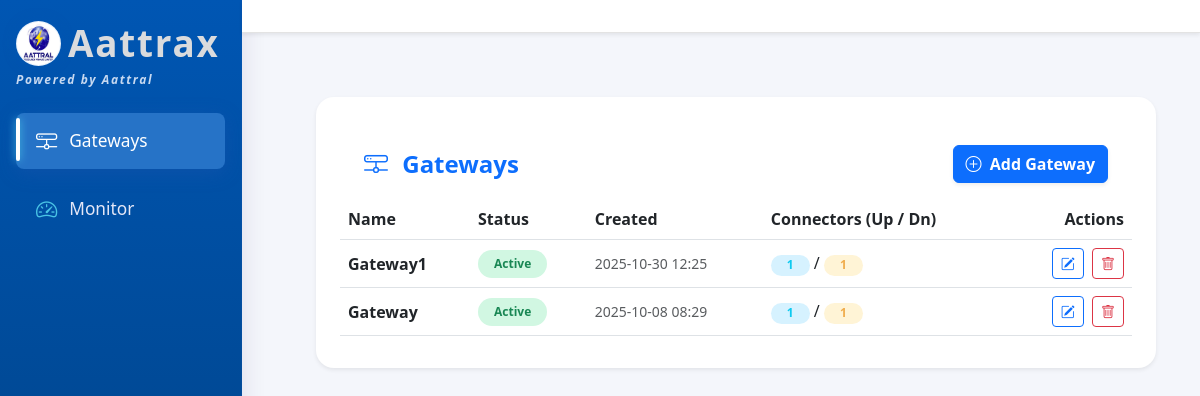
The page / on the database its author committed.
### Gateway/models.py (models this page shows, shortened)
class IHG_Gateway(models.Model):
    STATUS_CHOICES = (
        ('active', 'Active'),
        ('inactive', 'Inactive'),
    )
    name = models.CharField(max_length=150, unique=True)
    description = models.TextField(blank=True)
    created_at = models.DateTimeField(auto_now_add=True)
    status = models.CharField(max_length=10, choices=STATUS_CHOICES, default='inactive')

### Gateway/views.py (the view)
# urls.py: path('', views.gateway_list, name='gateway_list'),
def gateway_list(request):
    gateways = IHG_Gateway.objects.all().order_by('-created_at')
    return render(request, 'gateway_list.html', {'gateways': gateways})

### Gateway/templates/gateway_list.html (shortened to what this page needs)
{% extends "base.html" %}
{% block content %}
<div class="container-fluid mt-4">
    <div class="ih-card shadow-sm border-0">
        <div class="card-header bg-white border-0 px-4 py-3 d-flex justify-content-between align-items-center">
            <h4 class="mb-0 fw-bold text-primary">
                <i class="bi bi-hdd-network me-2"></i> Gateways
            </h4>
            <a href="{% url 'add_gateway' %}" class="btn btn-primary fw-semibold shadow-sm">
                <i class="bi bi-plus-circle me-1"></i> Add Gateway
            </a>
        </div>
        <div class="table-responsive">
            <table class="table align-middle table-hover mb-0" id="gateway-table">
                <thead class="bg-light text-muted">
                    <tr>
                        <th class="fw-semibold">Name</th>
                        <th class="fw-semibold">Status</th>
                        <th class="fw-semibold">Created</th>
                        <th class="fw-semibold">Connectors (Up / Dn)</th>
                        <th class="text-end fw-semibold">Actions</th>
                    </tr>
                </thead>
                <tbody id="gateway-table-body">
                {% for gateway in gateways %}
                    <tr class="gateway-row" data-id="{{ gateway.id }}">
                        <td class="fw-semibold text-dark">{{ gateway.name }}</td>
                        <td>
                            <span class="badge rounded-pill {% if gateway.status == 'active' %}bg-success-subtle text-success{% else %}bg-secondary-subtle text-secondary{% endif %} px-3 py-2">
                                {{ gateway.get_status_display }}
                            </span>
                        </td>
                        <td class="text-muted small">{{ gateway.created_at|date:"Y-m-d H:i" }}</td>
                        <td>
                            <span class="badge rounded-pill bg-info-subtle text-info px-3">{{ gateway.inbound_connectors.count }}</span>
                            /
                            <span class="badge rounded-pill bg-warning-subtle text-warning px-3">{{ gateway.outbound_connectors.count }}</span>
                        </td>
                        <td class="text-end">
                            <a href="{% url 'edit_gateway' gateway.id %}" class="btn btn-sm btn-outline-primary me-1 edit-btn">
                                <i class="bi bi-pencil-square"></i>
                            </a>
                            <button class="btn btn-sm btn-outline-danger delete-gateway-btn">
                                <i class="bi bi-trash"></i>
                            </button>
                        </td>
                    </tr>
                {% empty %}
                    <tr>
                        <td colspan="5" class="text-center text-muted py-5">
                            <i class="bi bi-exclamation-circle me-2"></i>No gateways found.
                        </td>
                    </tr>
                {% endfor %}
                </tbody>
            </table>
        </div>
    </div>
</div>
{% endblock %}

### Gateway/templates/base.html (style rules this page uses)
:root { --brand-main: #0056b3; --brand-secondary: #2673c7; --brand-accent: #49c4e5; --sidebar-bg: linear-gradient(180deg, #0056b3 0%, #003d7a 100%); --sidebar-active: #2673c7; --main-bg: #f4f6fb; }
body { background: var(--main-bg); }
.ih-card { background: #fff; border-radius: 18px; box-shadow: 0 2px 18px #2519551a; padding: 32px 24px; margin-bottom: 34px; border: 1.5px solid #eef0fa; transition: box-shadow 0.2s, transform 0.14s; }

### Gateway/templates/gateway_list.html (style rules this page uses)
.gateway-row { cursor: pointer; transition: background 0.2s ease, transform 0.1s ease; }
.bg-success-subtle { background-color: #d1f7e2 !important; }
.bg-warning-subtle { background-color: #fff4d6 !important; }
.bg-info-subtle { background-color: #d6f2ff !important; }
.text-success { color: #198754 !important; }
.text-warning { color: #f0ad4e !important; }
.text-info { color: #0dcaf0 !important; }
.btn { transition: all 0.2s ease; }

### rows shown on the page
IHG_Gateway: name "Gateway1", status "Active", created_at "2025-10-30 12:25", inbound_connectors.count "1", outbound_connectors.count "1"
IHG_Gateway: name "Gateway", status "Active", created_at "2025-10-08 08:29", inbound_connectors.count "1", outbound_connectors.count "1"
